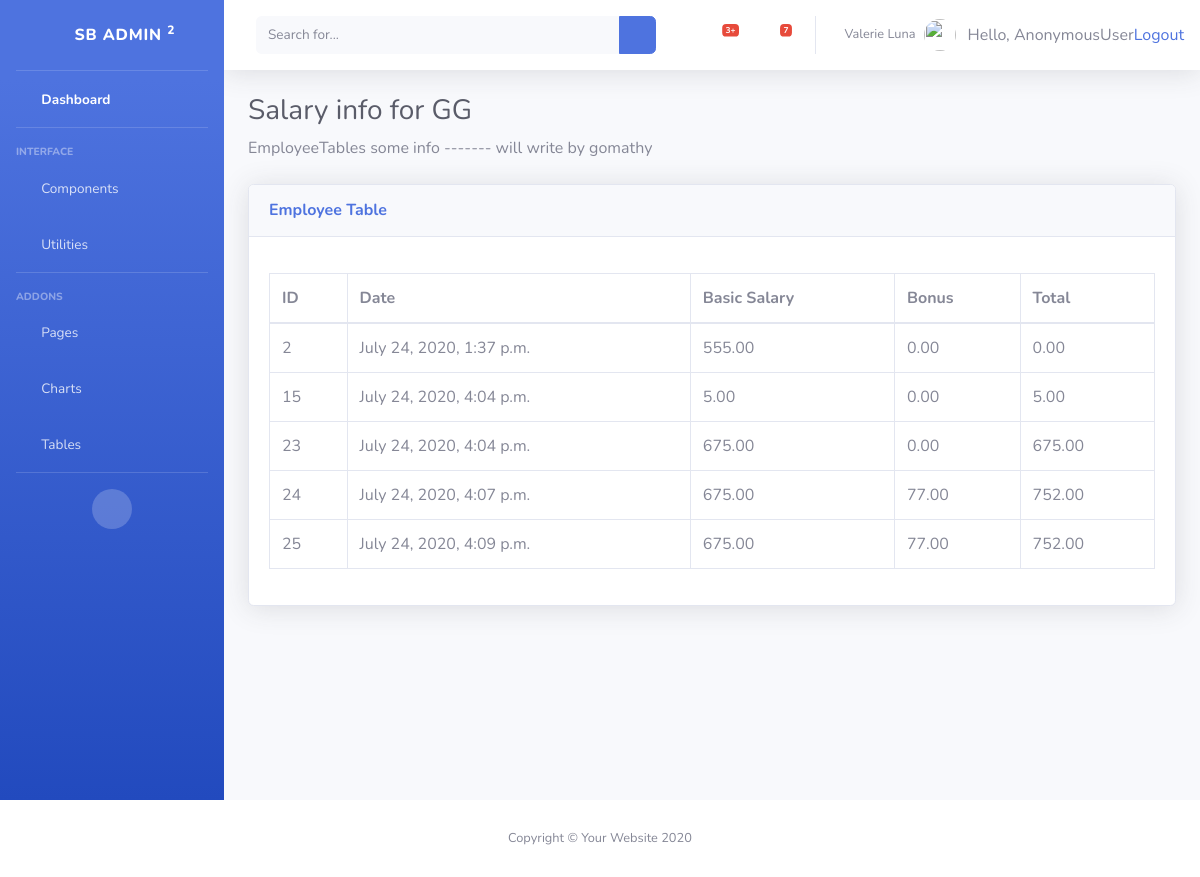
The app's page /1/salary_details/, older data.
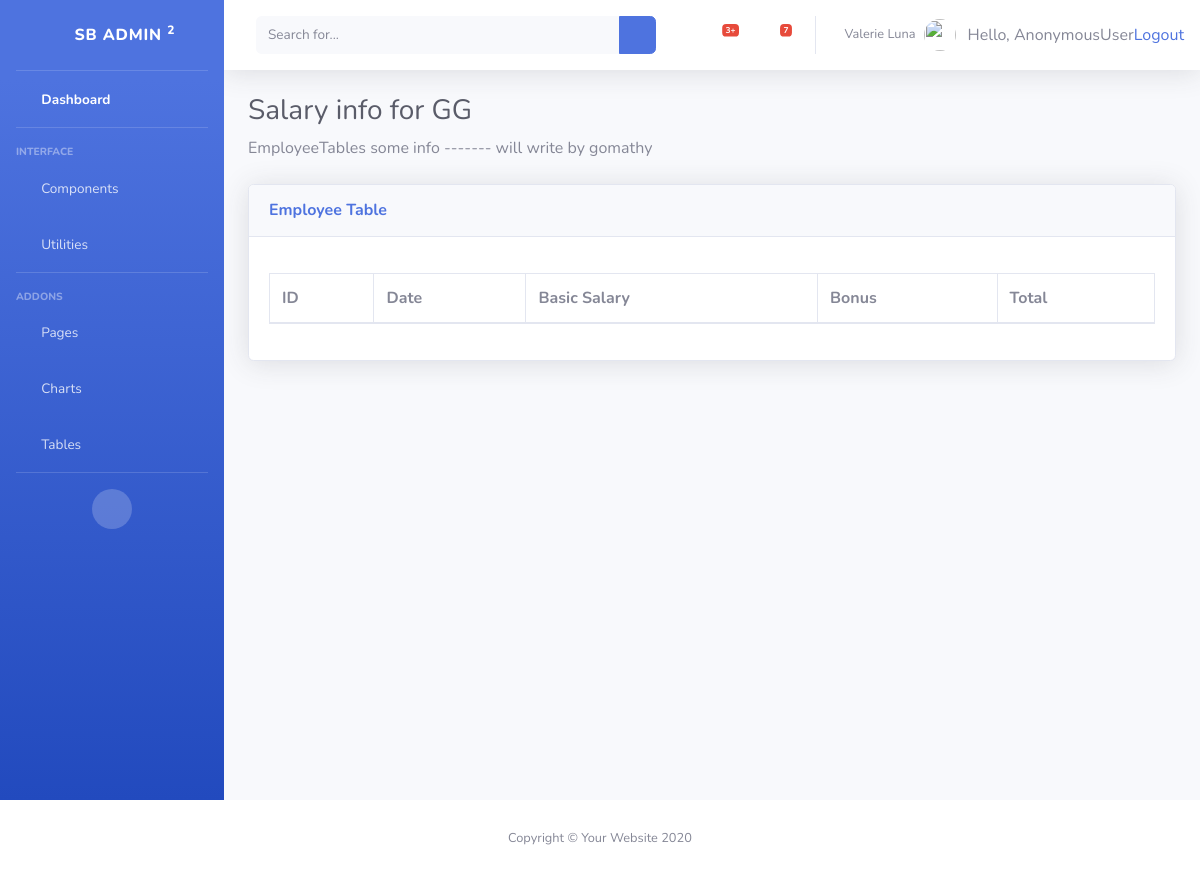
The same page, newer data.
### inventory/models.py (models this page shows, shortened)
class Employee(models.Model):
	name 		= models.CharField("Employee Name", max_length=30, default='NULL', blank=True)
	basicSalary = models.DecimalField(max_digits=10, decimal_places=2, default=0)
	bonus 		= models.DecimalField(max_digits=10, decimal_places=2, default=0)
	total 		= models.DecimalField(max_digits=10, decimal_places=2, default=0) # basic + bonus
	isPaid 		= models.BooleanField(default=False)
	lastSalary 	= models.DateTimeField('last salary updated date', default=now, blank=True)
	DESIGNATION_CEO= 'Manager'
	DESIGNATION_WORKER= 'Worker'
	DESIGNATION_SUPERVISER= 'Superviser'
	DESIGNATION_MARKETING= 'MarketingHead'
	DESIGNATION_OTHERS= 'Others'
	DESIGNATION_CHOICES= [(DESIGNATION_WORKER, 'Worker'),(DESIGNATION_CEO,'Manager'),(DESIGNATION_SUPERVISER,'Superviser'),(DESIGNATION_MARKETING,'MarketingHead'),(DESIGNATION_WORKER,'others') ]
	designation = models.CharField(choices=DESIGNATION_CHOICES, max_length=200, default='Others')
	address = models.CharField(max_length=70, default='Not Found', blank=True)
	phone = models.CharField("Phone Number", max_length=11, default='0000000', blank=True)
	dob = models.DateTimeField('date of birth', default=now, blank=True)
	doj = models.DateTimeField('date of Joined', default=now, blank=True)
	GENDER_MALE 	= 0
	GENDER_FEMALE 	= 1
	GENDER_OTHERS 	= 2
	GENDER_CHOICES 	= [(GENDER_MALE, 'Male'), (GENDER_FEMALE, 'Female'), (GENDER_FEMALE, 'Others') ]
	gender 			= models.IntegerField(choices=GENDER_CHOICES, default=2)
	def __str__(self):
		return self.name ;

class Salary(models.Model):
	emp 		= models.ForeignKey(Employee, on_delete=models.CASCADE)
	basicSalary = models.DecimalField(max_digits=10, decimal_places=2, default=0)
	bonus 		= models.DecimalField(max_digits=10, decimal_places=2, default=0)
	total 		= models.DecimalField(max_digits=10, decimal_places=2, default=0) # basic + bonus
	paidDate 	= models.DateTimeField('Date of paided', default=now, blank=True)

### inventory/views.py (the view)
# urls.py: path('<int:emp_id>/salary_details/', views.salary_details, name='salary_details'),
def salary_details(request, emp_id):
	emp = get_object_or_404(Employee, pk=emp_id)
	sal = Salary.objects.filter(emp=emp)
	return render(request, 'inventory/salary_details.html', {'sal': sal, 'emp' : emp } )

### inventory/templates/inventory/salary_details.html
{% extends 'inventory/base.html' %}
{% load static %}
{% block body %}
<h1 class="h3 mb-2 text-gray-800"> Salary info for {{ emp }} </h1>
          <p class="mb-4">EmployeeTables some info ------- will write by gomathy  </p>
          <div class="card shadow mb-4">
            <div class="card-header py-3">
              <h6 class="m-0 font-weight-bold text-primary">Employee Table</h6>
            </div>
            <div class="card-body">
              <div class="table-responsive">
                <table class="table table-bordered" id="dataTable" width="100%" cellspacing="0">
                  <thead>
                    <tr>
                      <th>ID</th>
                      <th>Date</th>
                      <th>Basic Salary</th>
                      <th>Bonus</th>
                      <th>Total</th>
                    </tr>
                  </thead>
                  <tbody>
            <ul>
						{% for s in sal %}
						<tr>
                <td>{{ s.id }} </td>
						    <td>{{ s.paidDate }} </td>
						    <td>{{ s.basicSalary }} </td>
						    <td>{{ s.bonus }} </td>
						    <td>{{ s.total  }} </td>
						</tr>
						{% endfor %}
						</ul>
                  </tbody>
                </table>
              </div>
            </div>
          </div>
        </div>
      </div>
</div>
{% endblock %}

### inventory/templates/inventory/base.html (shortened to what this page needs)
{% load static %}
<!DOCTYPE html>
<html lang="en">
<head>
  <link href="{% static 'Dashboard/vendor/fontawesome-free/css/all.min.css' %}" rel="stylesheet" type="text/css">
  <link href="{% static 'Dashboard/css/sb-admin-2.min.css' %}" rel="stylesheet">
  <link href="{% static 'Dashboard/vendor/datatables/dataTables.bootstrap4.min.css' %}" rel="stylesheet">
</head>
<body id="page-top">
  <div id="wrapper">
    <ul class="navbar-nav bg-gradient-primary sidebar sidebar-dark accordion" id="accordionSidebar">
      <a class="sidebar-brand d-flex align-items-center justify-content-center" href="index.html">
        <div class="sidebar-brand-icon rotate-n-15">
          <i class="fas fa-laugh-wink"></i>
        </div>
        <div class="sidebar-brand-text mx-3">SB Admin <sup>2</sup></div>
      </a>
      <hr class="sidebar-divider my-0">
      <li class="nav-item active">
        <a class="nav-link" href="index.html">
          <i class="fas fa-fw fa-tachometer-alt"></i>
          <span>Dashboard</span></a>
      </li>
      <hr class="sidebar-divider">
      <div class="sidebar-heading">
        Interface
      </div>
      <li class="nav-item">
        <a class="nav-link collapsed" href="#" data-toggle="collapse" data-target="#collapseTwo" aria-expanded="true" aria-controls="collapseTwo">
          <i class="fas fa-fw fa-cog"></i>
          <span>Components</span>
        </a>
      </li>
      <li class="nav-item">
        <a class="nav-link collapsed" href="#" data-toggle="collapse" data-target="#collapseUtilities" aria-expanded="true" aria-controls="collapseUtilities">
          <i class="fas fa-fw fa-wrench"></i>
          <span>Utilities</span>
        </a>
      </li>
      <hr class="sidebar-divider">
      <div class="sidebar-heading">
        Addons
      </div>
      <li class="nav-item">
        <a class="nav-link collapsed" href="#" data-toggle="collapse" data-target="#collapsePages"
        aria-expanded="true" aria-controls="collapsePages">
          <i class="fas fa-fw fa-folder"></i>
          <span>Pages</span>
        </a>
      </li>
      <li class="nav-item">
        <a class="nav-link" href="#">
          <i class="fas fa-fw fa-chart-area"></i>
          <span>Charts</span></a>
      </li>
      <li class="nav-item">
        <a class="nav-link" href="tables.html">
          <i class="fas fa-fw fa-table"></i>
          <span>Tables</span></a>
      </li>
      <hr class="sidebar-divider d-none d-md-block">
      <div class="text-center d-none d-md-inline">
        <button class="rounded-circle border-0" id="sidebarToggle"></button>
      </div>
    </ul>
    <div id="content-wrapper" class="d-flex flex-column">
      <div id="content">
        <nav class="navbar navbar-expand navbar-light bg-white topbar mb-4 static-top shadow">
          <form class="d-none d-sm-inline-block form-inline mr-auto ml-md-3 my-2 my-md-0 mw-100 navbar-search">
            <div class="input-group">
              <input type="text" class="form-control bg-light border-0 small" placeholder="Search for..." aria-label="Search" aria-describedby="basic-addon2">
              <div class="input-group-append">
                <button class="btn btn-primary" type="button">
                  <i class="fas fa-search fa-sm"></i>
                </button>
              </div>
            </div>
          </form>
          <ul class="navbar-nav ml-auto">
            <li class="nav-item dropdown no-arrow mx-1">
              <a class="nav-link dropdown-toggle" href="#" id="alertsDropdown" role="button" data-toggle="dropdown" aria-haspopup="true" aria-expanded="false">
                <i class="fas fa-bell fa-fw"></i>
                <span class="badge badge-danger badge-counter">3+</span>
              </a>
            </li>
            <li class="nav-item dropdown no-arrow mx-1">
              <a class="nav-link dropdown-toggle" href="#" id="messagesDropdown" role="button" data-toggle="dropdown" aria-haspopup="true" aria-expanded="false">
                <i class="fas fa-envelope fa-fw"></i>
                <span class="badge badge-danger badge-counter">7</span>
              </a>
            </li>
            <li class="nav-item dropdown no-arrow">
              <a class="nav-link dropdown-toggle" href="#" id="userDropdown" role="button" data-toggle="dropdown" aria-haspopup="true" aria-expanded="false">
                <span class="mr-2 d-none d-lg-inline text-gray-600 small">Valerie Luna</span>
                <img class="img-profile rounded-circle" src="https://source.unsplash.com/QAB-WJcbgJk/60x60">
              </a>
            </li>
          </ul>
          <span> Hello, {{ request.user}}</span>
          <span><a href="{% url 'inventory:logout' %}"> Logout</a></span>
        </nav>
        <div class="container-fluid">
                {% block body %}
                {% endblock %}
        </div>
      <footer class="sticky-footer bg-white">
        <div class="container my-auto">
          <div class="copyright text-center my-auto">
            <span>Copyright &copy; Your Website 2020</span>
          </div>
        </div>
      </footer>
</body>
</html>

Row changes from the older to the newer data that the page shows:
removed Salary: id "2", paidDate "July 24, 2020, 1:37 p.m.", basicSalary "555.00", bonus "0.00", total "0.00"
removed Salary: id "15", paidDate "July 24, 2020, 4:04 p.m.", basicSalary "5.00", bonus "0.00", total "5.00"
removed Salary: id "23", paidDate "July 24, 2020, 4:04 p.m.", basicSalary "675.00", bonus "0.00", total "675.00"
removed Salary: id "24", paidDate "July 24, 2020, 4:07 p.m.", basicSalary "675.00", bonus "77.00", total "752.00"
removed Salary: id "25", paidDate "July 24, 2020, 4:09 p.m.", basicSalary "675.00", bonus "77.00", total "752.00"
